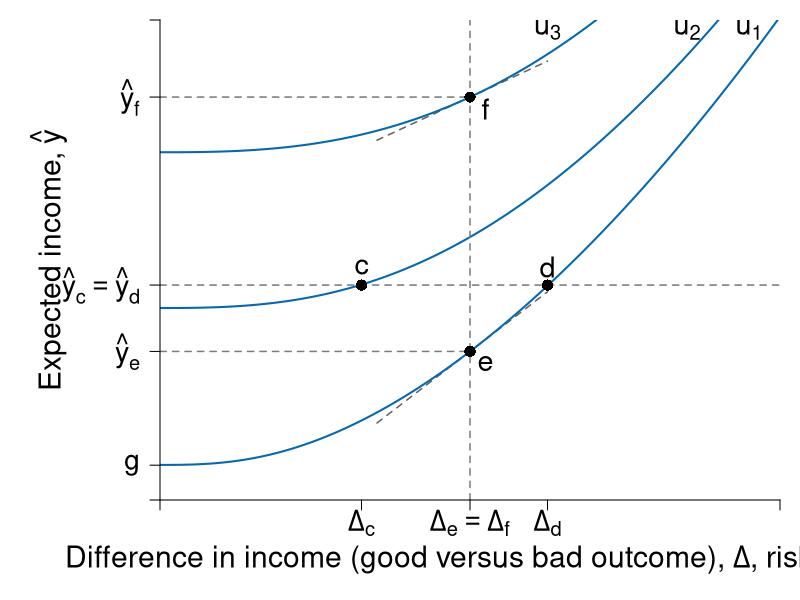

Source code (R):
#' Graph Designer: Scott Cohn
#' Authors: Bowles and Halliday
#' Title: Coordination, Conflict and Competition: A Text in Microeconomics

library("shape")

pdf(file = "risk/risk_averse_dara_c.pdf", width = 9, height = 7)

# Set parameters for graphics
axislabelsize <- 1.8
labelsize <- 1.725
namesize <- 1.8
annotatesize <- 1.5
graphlinewidth <- 2
segmentlinewidth <- 1.5

COL <- c("#7fc97f", "#beaed4", "#fdc086", "#ffff99", "#386cb0", "#f0027f", "#bf5b17", "#666666")
COLA <- c("#e0f3db", "#99d8c9","#66c2a4","#41ae76", "#238b45", "#005824")
COLB <- c("#c6dbef", "#4eb3d3", "#2b8cbe", "#0868ac","#084081")
COLC <- c("#fcfbfd", "#efedf5", "#dadaeb", "#bcbddc", "#9e9ac8", "#807dba", "#6a51a3", "#54278f", "#3f007d")
grays <- gray.colors(25, start = 1, end = 0, alpha = 1)

a <- c(2, 4, 6)
par(mar =  c(5, 8, 1, 1))
xlims <- c(0, 10)
ylims <- c(0, 40)


u <- function(y, delta, a = 3.5, b = 0.1, c = 2){
  y^a - b * delta^c
}

indiff <- function(u, delta, a = 1.5, b = 0.5, c = 4){
  (u + b * delta^c )^(1/a)
}

slopeA <- function(g, slope1 = 0.25, slope2 = 0.08){
  slope1 + 2*slope2*g
}

indiffA2 <- function(g, intercept = 7.8, slope1 = 0.25, slope2 = 0.055){
  intercept  + slope1*g + slope2*g^2
}

slopeA2 <- function(g, slope1 = 0.25, slope2 = 0.055){
  slope1 + 2*slope2*g
}


slopeA3 <- function(g, slope1 = 0.25, slope2 = 0.01){
  slope1 + 2*slope2*g
}

tangentline <- function(b, m, x){
  m*x + b
}

#Plot command 
plot(0, 0, xlim = xlims, ylim = ylims, 
     type = "n",
     xlab = expression(paste("")),
     ylab = expression(paste("")), 
     axes = FALSE,
     cex.lab = axislabelsize, 
     bty = "n", 
     xaxs = "i", 
     yaxs = "i"
)

y1 <- indiff(5, 0.5*xlims[2], c = 2.7)
y2 <- indiff(64, 0.5*xlims[2], c = 2.7) - 4
y3 <- indiff(156, 0.5*xlims[2], c = 2.7)

ticksx <- c(0, 0.325*xlims[2], 0.5*xlims[2], 0.625*xlims[2], xlims[2])
xlabels <- c(NA, expression(paste(Delta[c])), expression(paste(Delta[e] == Delta[f])), expression(paste(Delta[d])), NA)
ticksy <- c(0, 2.9, y1, y2, y3, ylims[2])
ylabels <- c(NA, expression(g), expression(paste(hat(y)[e])), expression(paste(hat(y)[c] == hat(y)[d])), expression(paste(hat(y)[f])), NA)


#Axis labels and draw linear utility function
#mtext(expression(paste("Difference in income (good versus bad outcome), ", Delta, ", risk")), side = 1, line = 2.5, cex = axislabelsize)
text(-1.8, 0.5*ylims[2], expression(paste("Expected income, ", hat(y))), xpd = TRUE, cex = axislabelsize, srt = 90) 
text(0.45*xlims[2], -5, expression(paste("Difference in income (good versus bad outcome), ", Delta, ", risk")), xpd = TRUE, cex = axislabelsize) 

npts <- 500 
xx1 <- seq(xlims[1], xlims[2], length.out = npts)
xx2 <- seq(0.5*xlims[2] - 1.5, 0.5*xlims[2] + 1.25, length.out = npts)

# tangent lines
lines(xx2, tangentline(x = xx2, m = 3.97626, b = -7.500294), col = grays[22], lwd = segmentlinewidth, lty = 2)
lines(xx2, tangentline(x = xx2, m = 2.39591, b = 21.5975), col = grays[22], lwd = segmentlinewidth, lty = 2)

# util curves
for (u in c(5, 64, 156) ) {
  lines(xx1, indiff(u, xx1, c = 2.7), col = COLB[4], lwd = graphlinewidth, lty = 1)  
}

# vertical delta segment
segments(0.5*xlims[2], 0, 0.5*xlims[2], ylims[2], col = grays[20], lwd = segmentlinewidth, lty = 2)

# horizontal segments
segments(0, y1, 0.5*xlims[2], y1, col = grays[20], lwd = segmentlinewidth, lty = 2)
segments(0, y2, indiff(5, 0.75*xlims[2], c = 2.7), y2, col = grays[20], lwd = segmentlinewidth, lty = 2)
segments(0, y3, 0.5*xlims[2], y3, col = grays[20], lwd = segmentlinewidth, lty = 2)

#axis
axis(1, at = ticksx, pos = 0, labels = xlabels, cex.axis = labelsize)
axis(2, at = ticksy, pos = 0, labels = ylabels, las = 1, cex.axis = labelsize)

# points
points(0.5*xlims[2], y1, pch = 16, col = "black", cex = 1.5)
points(0.325*xlims[2], y2, pch = 16, col = "black", cex = 1.5)
points(0.625*xlims[2], y2, pch = 16, col = "black", cex = 1.5)
points(0.5*xlims[2], y3, pch = 16, col = "black", cex = 1.5)

# label points
text(0.5*xlims[2] + 0.25, y1 - 1, expression(paste(e)), cex = labelsize)
text(0.325*xlims[2], y2 + 1.5, expression(paste(c)), cex = labelsize)
text(0.625*xlims[2], y2 + 1.5, expression(paste(d)), cex = labelsize)
text(0.5*xlims[2] + 0.25, y3 - 1, expression(paste(f)), cex = labelsize)

# label indiff
text(0.95*xlims[2], 0.98*ylims[2], expression(paste(u[1])), cex = labelsize)
text(0.85*xlims[2], 0.98*ylims[2], expression(paste(u[2])), cex = labelsize)
text(0.625*xlims[2], 0.98*ylims[2], expression(paste(u[3])), cex = labelsize)

dev.off() 
